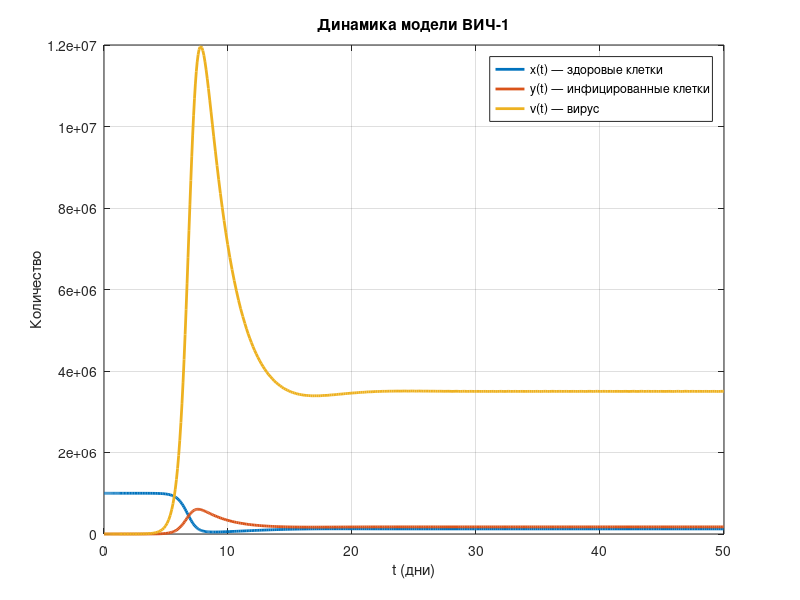

The MATLAB source for this figure:
clc; clear; close all;

% Параметры модели
lambda = 1e5;
d = 0.1;
a = 0.5;
beta = 2e-7;
k = 100;
u = 5;

% Начальные условия
x0 = 1e6;
y0 = 0;
v0 = 10;
y_init = [x0; y0; v0];

% Время моделирования (например, 0–50 дней)
tspan = [0 50];

% Система ODE
f = @(t,y) [
    lambda - d*y(1) - beta*y(1)*y(3);   % dx/dt
    beta*y(1)*y(3) - a*y(2);            % dy/dt
    k*y(2) - u*y(3)                     % dv/dt
];

% Численное решение
[t, Y] = ode45(f, tspan, y_init);

% Построение графика
figure;
plot(t, Y(:,1), 'LineWidth', 2); hold on;
plot(t, Y(:,2), 'LineWidth', 2);
plot(t, Y(:,3), 'LineWidth', 2);
legend('x(t) — здоровые клетки', 'y(t) — инфицированные клетки', 'v(t) — вирус', 'Location', 'best');
xlabel('t (дни)');
ylabel('Количество');
title('Динамика модели ВИЧ-1');
grid on;

% Сохранение графика
filename = ['practice_3_1_', num2str(i), '.png'];
saveas(gcf, filename);
